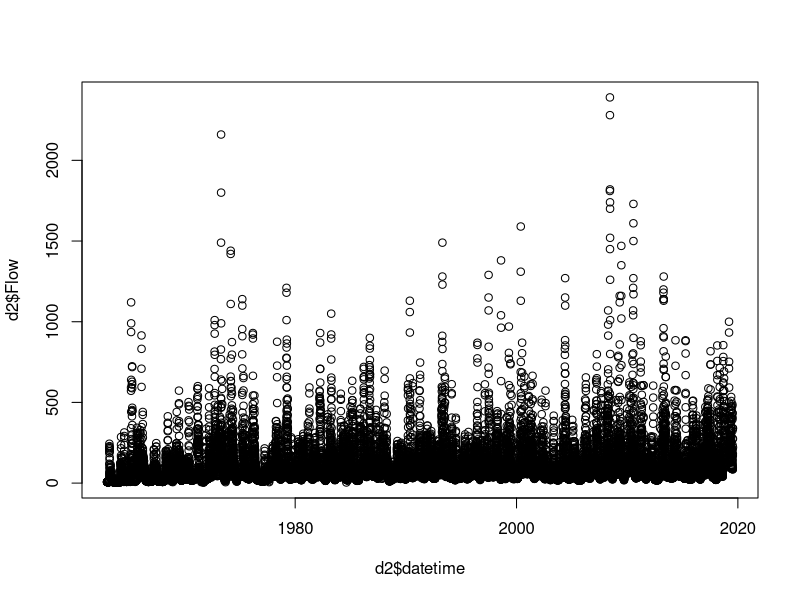
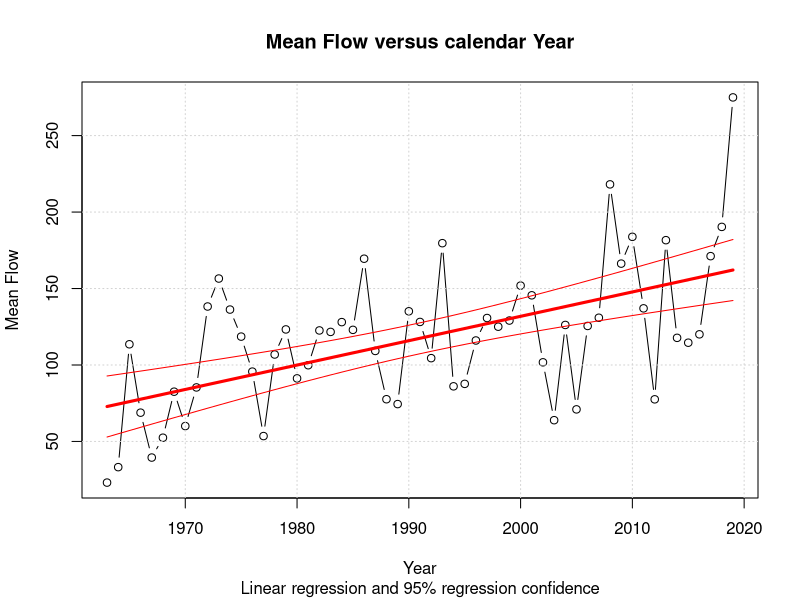

Generate these figures, in order, with R:
## ---- chunk 1
knitr::opts_chunk$set(echo = TRUE)
## ---- chunk 2
d=read.delim("all_data.txt",comment.char="#")
head(d)
## ---- chunk 3
d2=d[-1,]
cc=names(d2)
cc[4]="Flow"
cc[5]="Status"
names(d2)<-cc
d2[d2$Flow=="Ice",]<-NA
d2$Flow<-as.numeric(as.character(d2$Flow))
d2$datetime<-as.Date(as.character(d2$datetime))
head(d2)
## ---- chunk 4
plot(d2$datetime,d2$Flow)
## ---- chunk 5
d2$y=format(d2$datetime,"%Y")
head(d2)
## ---- chunk 6
d3=aggregate(Flow~y,d2,mean)
head(d3)
d3$y=as.numeric(d3$y)
m=lm(Flow~y,d3)
summary(m)
confint(m)
zzz=predict(m,d3,interval="confidence")
d3=cbind(d3,zzz)
plot(d3$y,d3$Flow,type='b',
     xlab="Year",
     ylab="Mean Flow",
     ylim=range(d3[,-1]))
grid()
lines(d3$y,d3$fit,col="red",lwd=3)
lines(d3$y,d3$lwr,col="red",lwd=1)
lines(d3$y,d3$upr,col="red",lwd=1)
title(main="Mean Flow versus calendar Year",
      sub="Linear regression and 95% regression confidence")

